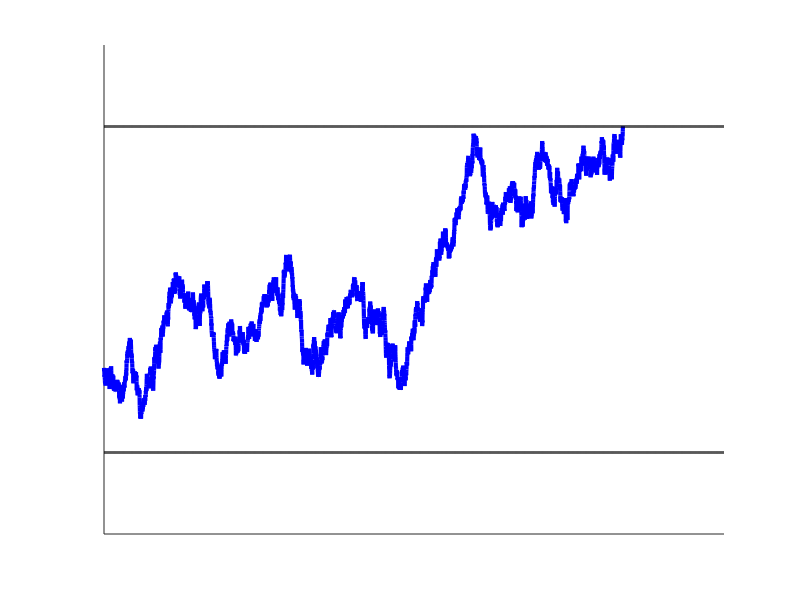

MATLAB code to generate this figure:
%
% simDDM.m
%
% simulate a single DDM with a tuned initial condition
%

g = 1;
D = 1;
h = 0.8;

T = 10;
dt = 0.0001;
nt = round(T/dt)+1;
timey = linspace(0,T,nt);
x = zeros(nt,1);

% x(1) = 0;
x(1) = -log((0.75*exp(h)+0.25)/(0.25*exp(h)+0.75));

for j=1:nt-1,
   x(j+1)=x(j)+g*dt+sqrt(2*D*dt)*randn;
   if abs(x(j+1))>h, break, end
end

figure(1), plot(timey(1:j+1),x(1:j+1),'b','linewidth',3);
hold on, plot(timey(1:j+1000),h+0*timey(1:j+1000),'k','linewidth',2);
hold on, plot(timey(1:j+1000),-h+0*timey(1:j+1000),'k','linewidth',2);
set(gca,'xtick',[]); set(gca,'ytick',[]);
axis([0 timey(j+1000) -h-0.4 h+0.4])
box off

